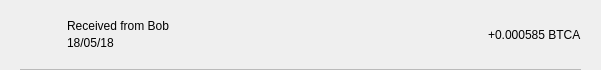
<?xml version="1.0" encoding="UTF-8"?>
<ui version="4.0">
 <class>TxRow</class>
 <widget class="QWidget" name="TxRow">
  <property name="geometry">
   <rect>
    <x>0</x>
    <y>0</y>
    <width>601</width>
    <height>70</height>
   </rect>
  </property>
  <property name="minimumSize">
   <size>
    <width>0</width>
    <height>40</height>
   </size>
  </property>
  <property name="windowTitle">
   <string>Form</string>
  </property>
  <layout class="QVBoxLayout" name="verticalLayout_3">
   <property name="spacing">
    <number>0</number>
   </property>
   <property name="leftMargin">
    <number>0</number>
   </property>
   <property name="topMargin">
    <number>0</number>
   </property>
   <property name="rightMargin">
    <number>0</number>
   </property>
   <property name="bottomMargin">
    <number>0</number>
   </property>
   <item>
    <widget class="QWidget" name="rowContainer" native="true">
     <layout class="QVBoxLayout" name="verticalLayout_2">
      <property name="spacing">
       <number>9</number>
      </property>
      <property name="leftMargin">
       <number>20</number>
      </property>
      <property name="topMargin">
       <number>9</number>
      </property>
      <property name="rightMargin">
       <number>20</number>
      </property>
      <property name="bottomMargin">
       <number>0</number>
      </property>
      <item>
       <widget class="QFrame" name="frame">
        <property name="styleSheet">
         <string notr="true">border:none;</string>
        </property>
        <property name="frameShape">
         <enum>QFrame::StyledPanel</enum>
        </property>
        <property name="frameShadow">
         <enum>QFrame::Raised</enum>
        </property>
        <layout class="QHBoxLayout" name="horizontalLayout" stretch="0,2,0">
         <property name="leftMargin">
          <number>0</number>
         </property>
         <property name="topMargin">
          <number>0</number>
         </property>
         <property name="rightMargin">
          <number>0</number>
         </property>
         <property name="bottomMargin">
          <number>0</number>
         </property>
         <item>
          <widget class="QPushButton" name="icon">
           <property name="focusPolicy">
            <enum>Qt::NoFocus</enum>
           </property>
           <property name="styleSheet">
            <string notr="true">border:none;</string>
           </property>
           <property name="text">
            <string/>
           </property>
           <property name="iconSize">
            <size>
             <width>28</width>
             <height>28</height>
            </size>
           </property>
          </widget>
         </item>
         <item>
          <layout class="QVBoxLayout" name="verticalLayout">
           <property name="spacing">
            <number>3</number>
           </property>
           <property name="leftMargin">
            <number>9</number>
           </property>
           <item>
            <widget class="QLabel" name="lblAddress">
             <property name="styleSheet">
              <string notr="true"/>
             </property>
             <property name="text">
              <string>Received from Bob</string>
             </property>
             <property name="alignment">
              <set>Qt::AlignBottom|Qt::AlignLeading|Qt::AlignLeft</set>
             </property>
            </widget>
           </item>
           <item>
            <widget class="QLabel" name="lblDate">
             <property name="styleSheet">
              <string notr="true"/>
             </property>
             <property name="text">
              <string>18/05/18</string>
             </property>
             <property name="alignment">
              <set>Qt::AlignLeading|Qt::AlignLeft|Qt::AlignTop</set>
             </property>
            </widget>
           </item>
          </layout>
         </item>
         <item>
          <widget class="QLabel" name="lblAmount">
           <property name="styleSheet">
            <string notr="true"/>
           </property>
           <property name="text">
            <string>+0.000585 BTCA</string>
           </property>
          </widget>
         </item>
        </layout>
       </widget>
      </item>
      <item>
       <widget class="QLabel" name="lblDivisory">
        <property name="minimumSize">
         <size>
          <width>0</width>
          <height>1</height>
         </size>
        </property>
        <property name="maximumSize">
         <size>
          <width>16777215</width>
          <height>1</height>
         </size>
        </property>
        <property name="styleSheet">
         <string notr="true">background-color:#bababa;</string>
        </property>
        <property name="text">
         <string/>
        </property>
        <property name="alignment">
         <set>Qt::AlignBottom|Qt::AlignLeading|Qt::AlignLeft</set>
        </property>
       </widget>
      </item>
     </layout>
    </widget>
   </item>
  </layout>
 </widget>
 <resources/>
 <connections/>
</ui>
